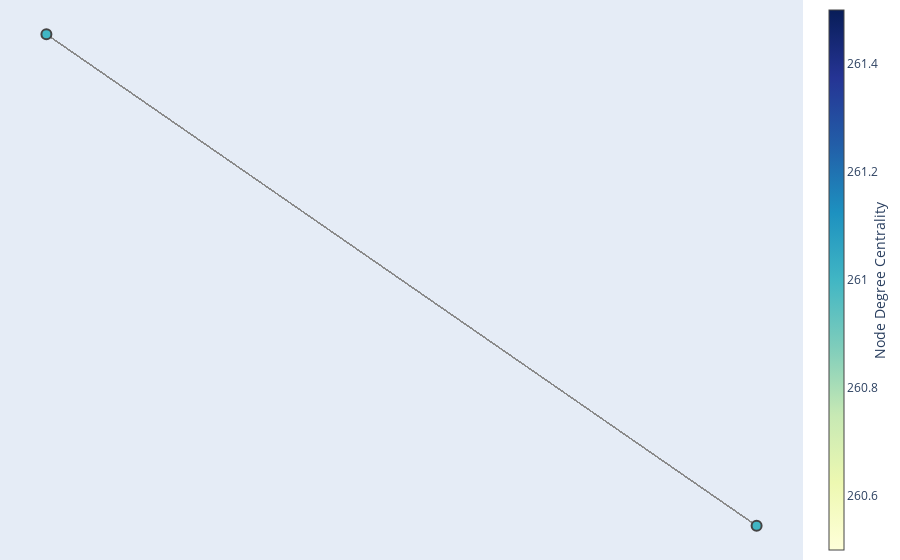

The notebook cell saved with this chart:
### Code cell
create_email_graph(df, 'jo.white@thebrewery.com')

### Figure 1 — Plotly figure (JSON) as saved in the notebook; plotly's stock layout.template omitted (floating-point values rounded to 4 significant figures; data arrays with more than 128 entries replaced by an {"elided": "..."} marker saying what was removed)
{"data": [{"hoverinfo": "text", "line": {"color": "#888", "width": 0.5}, "mode": "lines", "text": {"elided": "783 str values"}, "type": "scatter", "x": {"elided": "783 float values"}, "y": {"elided": "783 float values"}}, {"hoverinfo": "text", "marker": {"color": [261, 261], "colorbar": {"thickness": 15, "title": {"side": "right", "text": "Node Degree Centrality"}, "xanchor": "left"}, "colorscale": [[0, "rgb(255,255,217)"], [0.125, "rgb(237,248,177)"], [0.25, "rgb(199,233,180)"], [0.375, "rgb(127,205,187)"], [0.5, "rgb(65,182,196)"], [0.625, "rgb(29,145,192)"], [0.75, "rgb(34,94,168)"], [0.875, "rgb(37,52,148)"], [1, "rgb(8,29,88)"]], "line": {"width": 2}, "showscale": true, "size": 10}, "mode": "markers", "text": ["Node: crice@juul.com<br># of Outgoing Connections: 261<br># of Incoming Connections: 0", "Node: jo.white@thebrewery.com<br># of Outgoing Connections: 0<br># of Incoming Connections: 261"], "type": "scatter", "x": [-1, 1.0], "y": [0.9849, -0.9849]}], "layout": {"hovermode": "closest", "margin": {"b": 0, "l": 0, "r": 0, "t": 0}, "showlegend": false, "xaxis": {"showgrid": false, "showticklabels": false, "zeroline": false}, "yaxis": {"showgrid": false, "showticklabels": false, "zeroline": false}}}
